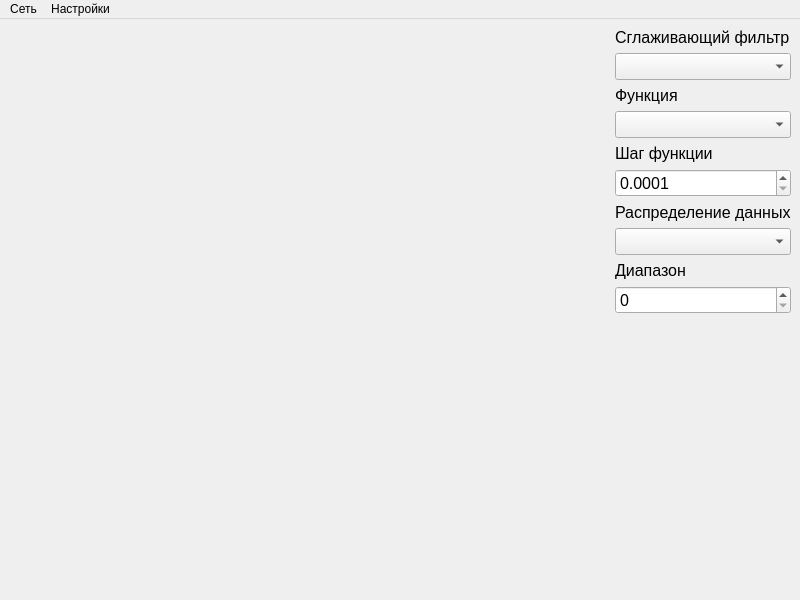
<?xml version="1.0" encoding="UTF-8"?>
<ui version="4.0">
 <class>MainWindow</class>
 <widget class="QMainWindow" name="MainWindow">
  <property name="geometry">
   <rect>
    <x>0</x>
    <y>0</y>
    <width>800</width>
    <height>600</height>
   </rect>
  </property>
  <property name="windowTitle">
   <string>MainWindow</string>
  </property>
  <widget class="QWidget" name="centralwidget">
   <layout class="QHBoxLayout" name="horizontalLayout_2">
    <item>
     <widget class="QCustomPlot" name="dataDisplay" native="true">
      <property name="sizePolicy">
       <sizepolicy hsizetype="Expanding" vsizetype="Preferred">
        <horstretch>0</horstretch>
        <verstretch>0</verstretch>
       </sizepolicy>
      </property>
     </widget>
    </item>
    <item>
     <layout class="QVBoxLayout" name="verticalLayout">
      <item>
       <widget class="QLabel" name="lblFIlter">
        <property name="sizePolicy">
         <sizepolicy hsizetype="Preferred" vsizetype="Preferred">
          <horstretch>0</horstretch>
          <verstretch>0</verstretch>
         </sizepolicy>
        </property>
        <property name="font">
         <font>
          <pointsize>12</pointsize>
         </font>
        </property>
        <property name="text">
         <string>Сглаживающий фильтр</string>
        </property>
       </widget>
      </item>
      <item>
       <widget class="QComboBox" name="cbFilter">
        <property name="sizePolicy">
         <sizepolicy hsizetype="Preferred" vsizetype="Fixed">
          <horstretch>0</horstretch>
          <verstretch>0</verstretch>
         </sizepolicy>
        </property>
        <property name="font">
         <font>
          <pointsize>12</pointsize>
         </font>
        </property>
       </widget>
      </item>
      <item>
       <widget class="QLabel" name="lblFunction">
        <property name="font">
         <font>
          <pointsize>12</pointsize>
         </font>
        </property>
        <property name="text">
         <string>Функция</string>
        </property>
       </widget>
      </item>
      <item>
       <widget class="QComboBox" name="cbFunction">
        <property name="font">
         <font>
          <pointsize>12</pointsize>
         </font>
        </property>
       </widget>
      </item>
      <item>
       <widget class="QLabel" name="lblStep">
        <property name="font">
         <font>
          <pointsize>12</pointsize>
         </font>
        </property>
        <property name="text">
         <string>Шаг функции</string>
        </property>
       </widget>
      </item>
      <item>
       <widget class="QDoubleSpinBox" name="sbStep">
        <property name="font">
         <font>
          <pointsize>12</pointsize>
         </font>
        </property>
        <property name="accelerated">
         <bool>true</bool>
        </property>
        <property name="decimals">
         <number>4</number>
        </property>
        <property name="minimum">
         <double>0.000100000000000</double>
        </property>
        <property name="value">
         <double>0.000100000000000</double>
        </property>
       </widget>
      </item>
      <item>
       <widget class="QLabel" name="lblDistribution">
        <property name="sizePolicy">
         <sizepolicy hsizetype="Preferred" vsizetype="Preferred">
          <horstretch>0</horstretch>
          <verstretch>0</verstretch>
         </sizepolicy>
        </property>
        <property name="font">
         <font>
          <pointsize>12</pointsize>
         </font>
        </property>
        <property name="text">
         <string>Распределение данных</string>
        </property>
       </widget>
      </item>
      <item>
       <widget class="QComboBox" name="cbDistribution">
        <property name="sizePolicy">
         <sizepolicy hsizetype="Preferred" vsizetype="Fixed">
          <horstretch>0</horstretch>
          <verstretch>0</verstretch>
         </sizepolicy>
        </property>
        <property name="font">
         <font>
          <pointsize>12</pointsize>
         </font>
        </property>
       </widget>
      </item>
      <item>
       <widget class="QLabel" name="lblRange">
        <property name="font">
         <font>
          <pointsize>12</pointsize>
         </font>
        </property>
        <property name="text">
         <string>Диапазон</string>
        </property>
       </widget>
      </item>
      <item>
       <widget class="QSpinBox" name="sbRange">
        <property name="font">
         <font>
          <pointsize>12</pointsize>
         </font>
        </property>
        <property name="accelerated">
         <bool>true</bool>
        </property>
        <property name="maximum">
         <number>20000</number>
        </property>
       </widget>
      </item>
      <item>
       <layout class="QHBoxLayout" name="horizontalLayout"/>
      </item>
      <item>
       <spacer name="verticalSpacer">
        <property name="orientation">
         <enum>Qt::Vertical</enum>
        </property>
        <property name="sizeHint" stdset="0">
         <size>
          <width>20</width>
          <height>40</height>
         </size>
        </property>
       </spacer>
      </item>
     </layout>
    </item>
   </layout>
  </widget>
  <widget class="QMenuBar" name="menubar">
   <property name="geometry">
    <rect>
     <x>0</x>
     <y>0</y>
     <width>800</width>
     <height>25</height>
    </rect>
   </property>
   <widget class="QMenu" name="mNetwork">
    <property name="title">
     <string>Сеть</string>
    </property>
    <addaction name="actConnect"/>
    <addaction name="actDisconnect"/>
   </widget>
   <widget class="QMenu" name="mSettings">
    <property name="title">
     <string>Настройки</string>
    </property>
    <addaction name="actChangePort"/>
    <addaction name="actScaling"/>
   </widget>
   <addaction name="mNetwork"/>
   <addaction name="mSettings"/>
  </widget>
  <action name="actConnect">
   <property name="text">
    <string>Подключиться</string>
   </property>
   <property name="shortcut">
    <string>Ctrl+G</string>
   </property>
  </action>
  <action name="actChangePort">
   <property name="text">
    <string>Порт</string>
   </property>
   <property name="shortcut">
    <string>Ctrl+P</string>
   </property>
  </action>
  <action name="actDisconnect">
   <property name="text">
    <string>Отключиться</string>
   </property>
  </action>
  <action name="actScaling">
   <property name="text">
    <string>Масштабирование</string>
   </property>
   <property name="shortcut">
    <string>Ctrl+M</string>
   </property>
  </action>
 </widget>
 <customwidgets>
  <customwidget>
   <class>QCustomPlot</class>
   <extends>QWidget</extends>
   <header>qcustomplot.h</header>
   <container>1</container>
  </customwidget>
 </customwidgets>
 <resources/>
 <connections/>
</ui>
